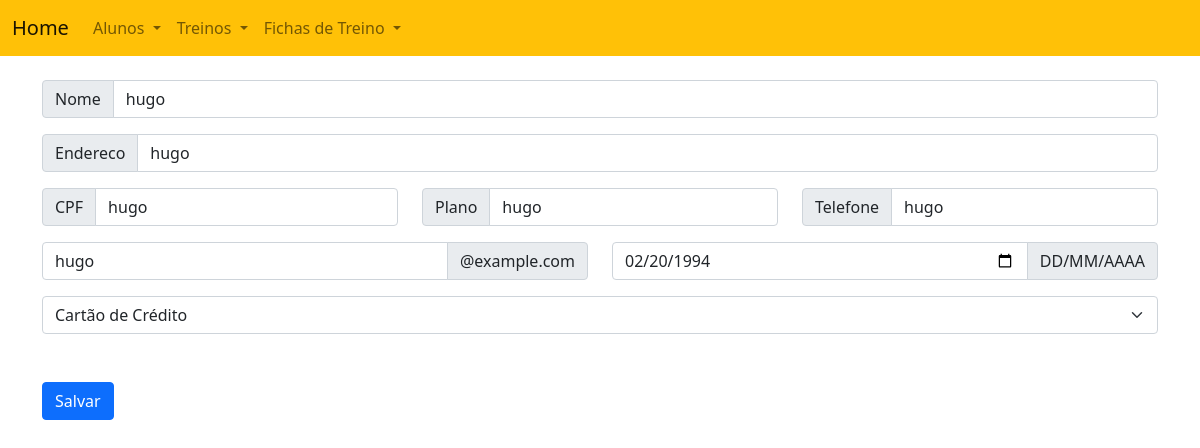
The page /aluno/editar/16/ on the database as committed earlier.
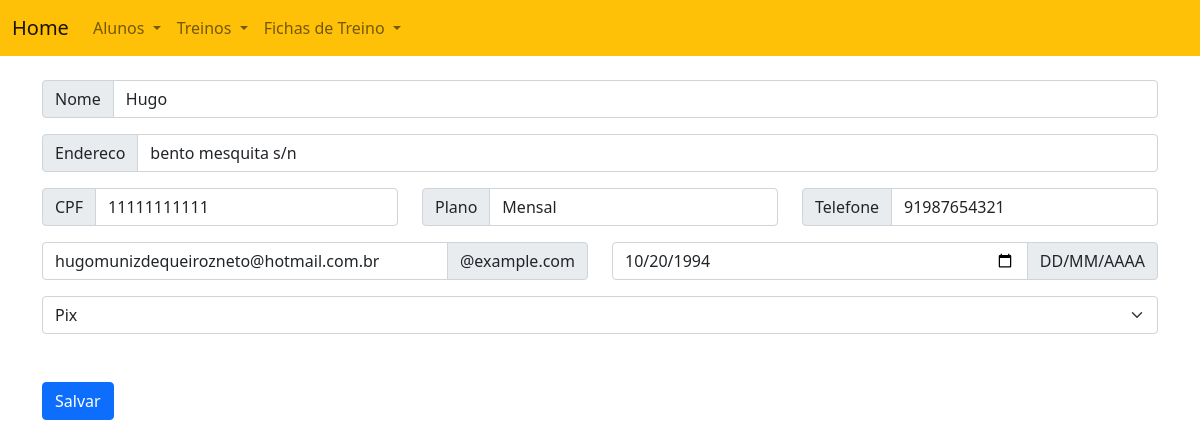
The same page on the database as committed later.
### academia_modulo/models.py (models this page shows, shortened)
class Aluno (models.Model):
    nome = models.CharField(max_length=100)
    cpf = models.CharField(max_length=11)
    plano = models.CharField(max_length=100)
    telefone = models.CharField(max_length=100)
    endereco = models.CharField(max_length=100)
    email = models.CharField(max_length=20)
    nascimento = models.DateField()
    forma_pagamento = models.CharField(max_length=100, default='')

### academia_modulo/views.py (the view, shortened to what this page needs)
# urls.py: path('aluno/editar/<int:pk>/', aluno_edit, name='aluno_edit'),
def aluno_edit(request, pk):
    aluno = get_object_or_404(Aluno, id=pk)
    return render(request, 'cadastrar_aluno.html', {'aluno': aluno})

### templates/cadastrar_aluno.html (shortened to what this page needs)
{% extends "menu.html" %}
{% load static %}
{% block body %}
<div class="container">
    <br>
    <form method="POST" enctype="multipart/form-data" action="{% if aluno %}{% url 'academia_modulo:aluno_edit' aluno.id %}{% else %}{% url 'academia_modulo:cadastrar_aluno' %}{% endif %}">
        <div class="input-group mb-3">
            <span class="input-group-text" id="basic-addonNome">Nome</span>
            <input type="text" class="form-control" name="nome" placeholder="Nome" aria-label="Nome" aria-describedby="basic-addonNome" value="{{ aluno.nome|default:'' }}">
        </div>   <div class="input-group mb-3">
            <span class="input-group-text" id="basic-addonEndereco">Endereco</span>
            <input type="text" class="form-control" name="endereco" placeholder="Endereco" aria-label="Endereco" aria-describedby="basic-addonEndereco" value="{{ aluno.endereco|default:'' }}">
        </div>
    <div class="row">
        <div class="col">
            <div class="input-group mb-3">
                <span class="input-group-text" id="basic-addonCPF">CPF</span>
                <input type="text" class="form-control" name="cpf" placeholder="CPF" aria-label="CPF" aria-describedby="basic-addonCPF" value="{{ aluno.cpf|default:'' }}">
            </div>
        </div>
        <div class="col">
            <div class="input-group mb-3">
                <span class="input-group-text" id="basic-addonPlano">Plano</span>
                <input type="text" class="form-control" name="plano" placeholder="Plano" aria-label="Plano" aria-describedby="basic-addonPlano" value="{{ aluno.plano|default:'' }}">
            </div>
        </div>
        <div class="col">
            <div class="input-group mb-3">
                <span class="input-group-text" id="basic-addonTelefone">Telefone</span>
                <input type="text" class="form-control" name="telefone" placeholder="Telefone" aria-label="Telefone" aria-describedby="basic-addonTelefone" value="{{ aluno.telefone|default:'' }}">
            </div>
        </div>
    </div>
        <div class="row">
            <div class="col">
                <div class="input-group mb-3">
                    <input type="text" class="form-control" placeholder="E-mail" aria-label="E-mail" name ="email" aria-describedby="basic-addonEmail" value="{{ aluno.email|default:'' }}">
                    <span class="input-group-text" id="basic-addonEmail">@example.com</span>
                </div>
            </div>
            <div class="col">
                <div class="input-group mb-3">
                    <input type="date" class="form-control" name="nascimento" placeholder="Nascimento" aria-label="Nascimento" aria-describedby="basic-addonNascimento" value="{{ aluno.nascimento|date:'Y-m-d' }}">
                    <span class="input-group-text" id="basic-addonNascimento">DD/MM/AAAA</span>
                </div>
            </div>
        </div>
     <select class="form-select" aria-label="Forma de pagamento" name="forma_pagamento" required>
            <option value="CARTAO" {% if aluno.forma_pagamento == 'CARTAO' %}selected{% endif %}>Cartão de Crédito</option>
            <option value="PIX" {% if aluno.forma_pagamento == 'PIX' %}selected{% endif %}>Pix</option>
            </select>
 <br><br>
<div class="input-group mb-3">
            <button type="submit" class="btn btn-primary">Salvar</button>
        </div>
  </div>
   <br><br>
{% endblock %}

Rows that differ between the two databases and show on the page:
changed Aluno: nome "hugo" → "Hugo"; endereco "hugo" → "bento mesquita s/n"; cpf "hugo" → "11111111111"; plano "hugo" → "Mensal"; telefone "hugo" → "91987654321"; email "hugo" → "hugomunizdequeirozneto@hotmail.com.br"; nascimento "02/20/1994" → "10/20/1994"; forma_pagamento "Cartão de Crédito" → "Pix"
